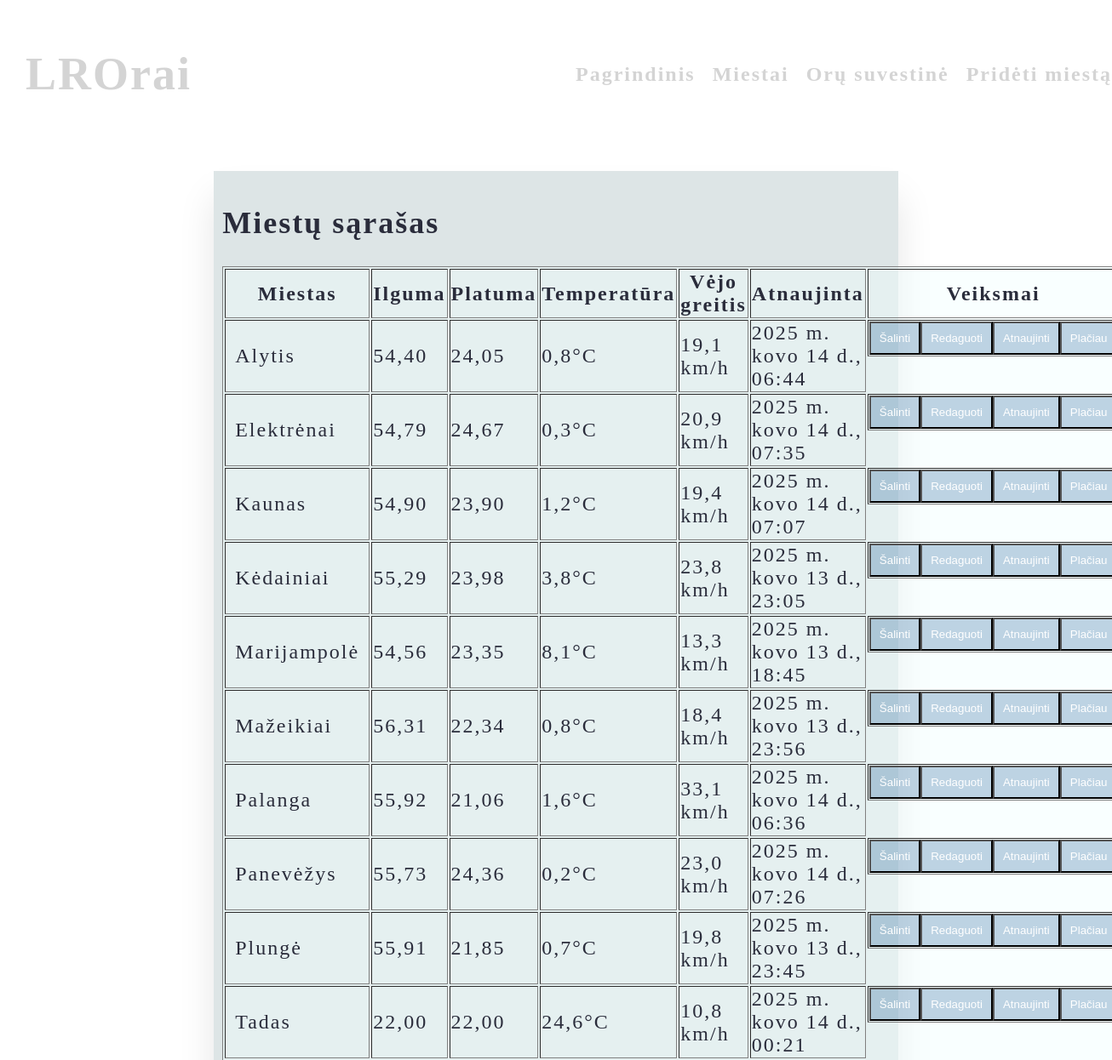
Page /orai/summary (upper part) on the earlier database version.
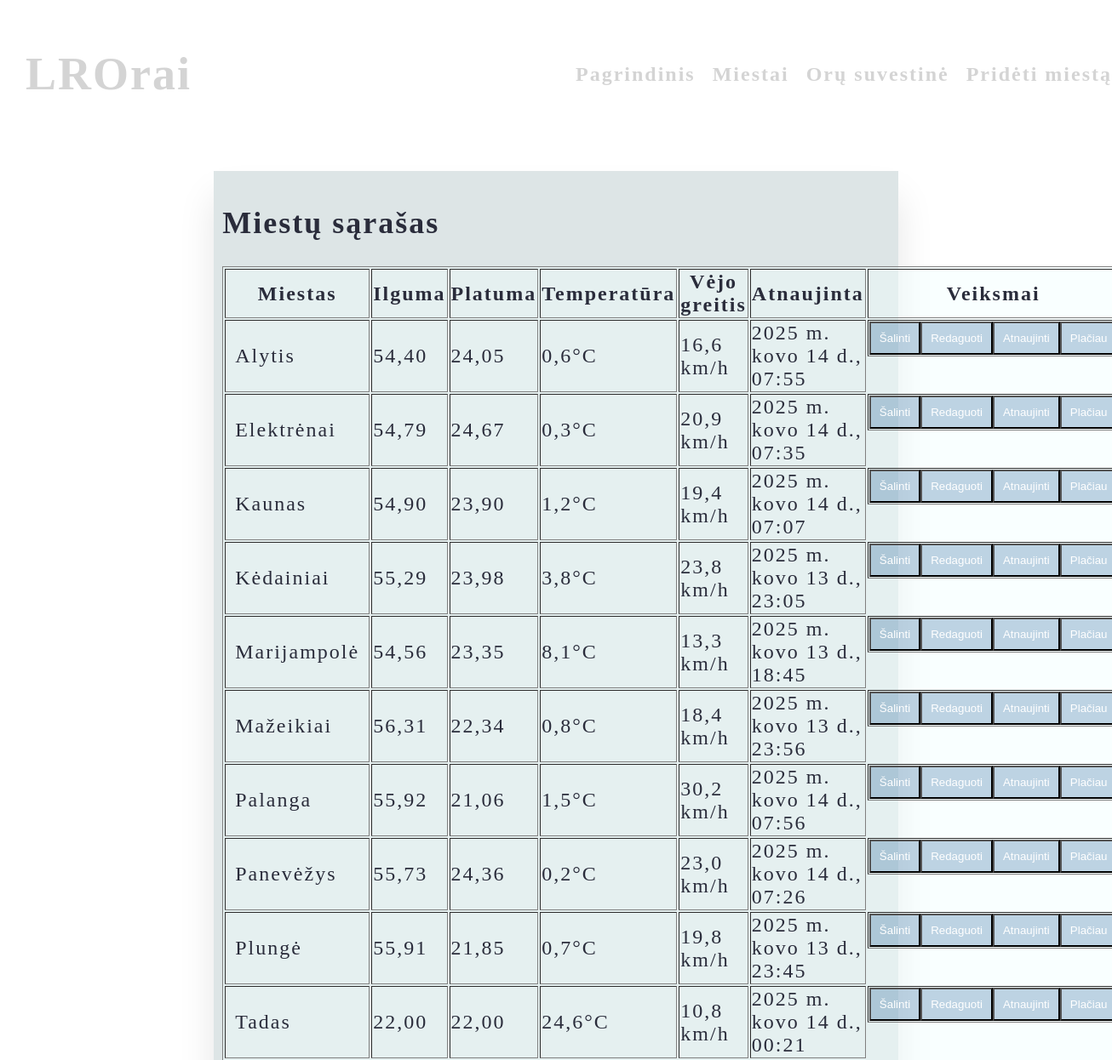
Same page on the later database version.
### weathers/models.py (models this page shows, shortened)
class City(models.Model):
    name = models.CharField(max_length=50, default='', blank=True, unique=True)
    country = models.CharField(max_length=50, blank=True, null=True)
    administrative_division = models.CharField(max_length=80, blank=True, null=True)
    latitude = models.FloatField(default=0)
    longitude = models.FloatField(default=0)
    class Meta:
        ordering = ["name"]

class CityWeathers(models.Model):
    city = models.ForeignKey(City, on_delete=models.CASCADE)
    temperature = models.FloatField(default=0)
    wind_speed = models.FloatField(default=0)
    updated_at = models.DateTimeField(default=now)

### weathers/views.py (the view)
# urls.py: path("summary", views.summary, name="summary"),
def summary(request):
    return render(request, "weathers/summary.html", {"cities": City.objects.all()})

### weathers/views.py (called while the page is built)
def footer_context(request):
    return {"current_date": now()}

### weathers/templates/weathers/summary.html (shortened to what this page needs)
{% extends "main.html" %}
{% block content %}
<div class="center">
    <h2>Miestų sąrašas</h2>
    <table border="1">
        <tr>
            <th>Miestas</th>
            <th>Ilguma</th>
            <th>Platuma</th>
            <th>Temperatūra</th>
            <th>Vėjo greitis</th>
            <th>Atnaujinta</th>
            <th>Veiksmai</th>
        </tr>
        {% for city in cities %}
        <tr>
            <td><a href="{% url 'weathers:city_by_id' city.id %}" class="darkColor">{{ city.name }}</a></td>
            <td>{{ city.latitude|floatformat:2 }}</td>
            <td>{{ city.longitude|floatformat:2 }}</td>
            {% with weather=city.cityweathers_set.last %}
            <td>{{ weather.temperature }}°C</td>
            <td>{{ weather.wind_speed }} km/h</td>
            <td>{{ weather.updated_at }}</td>
            {% endwith %}
            <td class="cityButtons">
                <form action="{% url 'weathers:delete_city' city.id %}" method="POST">
                    <button class="submit" type="submit" onclick='return confirm("Ištrinti?");'>Šalinti</button>
                </form>
                <a href="{% url 'weathers:edit_city' city.id %}">
                    <button class="submit" type="button">Redaguoti</button>
                </a>
                <a href="{% url 'weathers:update_weather' city.id %}">
                    <button class="submit" type="button">Atnaujinti</button>
                </a>
                <a href="{% url 'weathers:city_by_id' city.id %}">
                    <button class="submit" type="button">Plačiau</button>
                </a>
            </td>
        </tr>
        {% endfor %}
    </table>
</div>
{% endblock %}

Differences in the rows shown:
changed through a linked row, City "Alytis": cityweathers_set.last.temperature "0,8" → "0,6"; cityweathers_set.last.wind_speed "19,1" → "16,6"; cityweathers_set.last.updated_at "2025 m. kovo 14 d., 06:44" → "2025 m. kovo 14 d., 07:55"
changed through a linked row, City "Palanga": cityweathers_set.last.temperature "1,6" → "1,5"; cityweathers_set.last.wind_speed "33,1" → "30,2"; cityweathers_set.last.updated_at "2025 m. kovo 14 d., 06:36" → "2025 m. kovo 14 d., 07:56"
